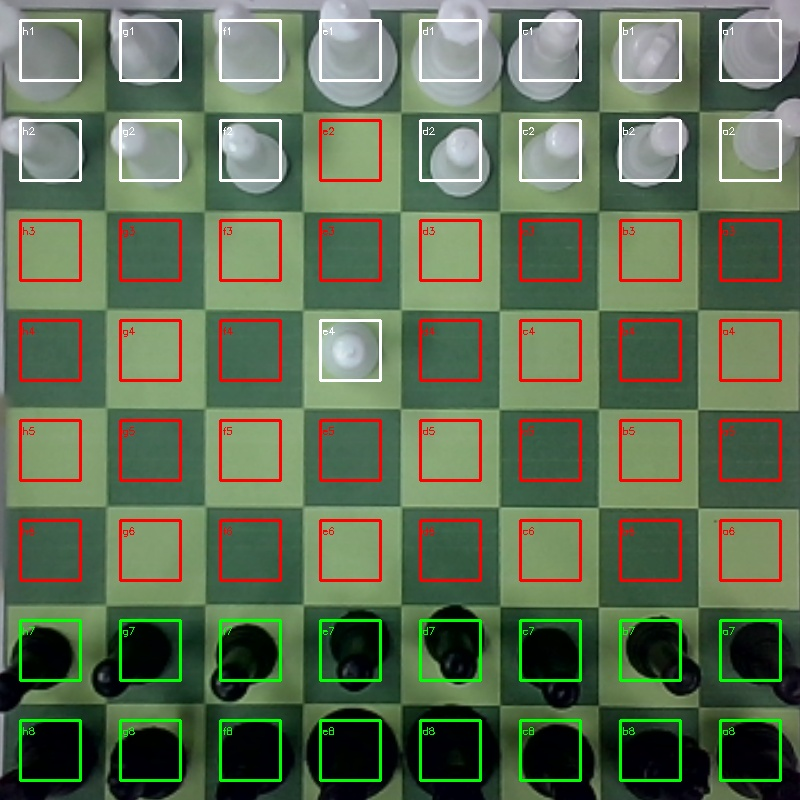
#> input picture chess_debug/move_001_detection.jpg, 800 x 800 px, given in place of the camera
$ python piece_detection_BW.py
#> lines starting #> are read from the running program, lines starting #| are printed output that depends on the picture; after the words box and inside, x2 and y2 are one past the last pixel; in counts of white or black regions, pixels touching at a corner belong together
import cv2
import numpy as np
H = np.load("H.npy")
#> (reads H.npy from the repository)
print(H)
cap = cv2.VideoCapture(0)
print("Current brightness:", cap.get(cv2.CAP_PROP_BRIGHTNESS))
# cap.set(cv2.CAP_PROP_AUTO_EXPOSURE, -50)
# # cap.set(cv2.CAP_PROP_EXPOSURE, -6)
# # cap.set(cv2.CAP_PROP_AUTO_WB, 0)
cap.set(cv2.CAP_PROP_BRIGHTNESS, -30)
print("New brightness:", cap.get(cv2.CAP_PROP_BRIGHTNESS))
SIZE = 800
CELL = SIZE // 8
# scale reference logic
DETECT_SIZE = int(CELL * 0.6)
OFFSET = (CELL - DETECT_SIZE) // 2
def grid_to_fen(grid):
    fen = ""
    for r in range(8):
        empty = 0
        for c in range(8):
            val = grid[r][c]
            if val == 0:
                empty += 1
            else:
                if empty > 0:
                    fen += str(empty)
                    empty = 0
                if val == 1:
                    fen += "P"   # white
                elif val == 2:
                    fen += "p"   # black
        if empty > 0:
            fen += str(empty)
        if r != 7:
            fen += "/"
    return fen
while True:
    ret, frame = cap.read()
#> frame is the input picture: shape (800, 800, 3); mean B, G, R 84.7, 111.1, 95.9
    if not ret:
        print("Camera error")
        break
    warped = cv2.warpPerspective(frame, H, (SIZE, SIZE))
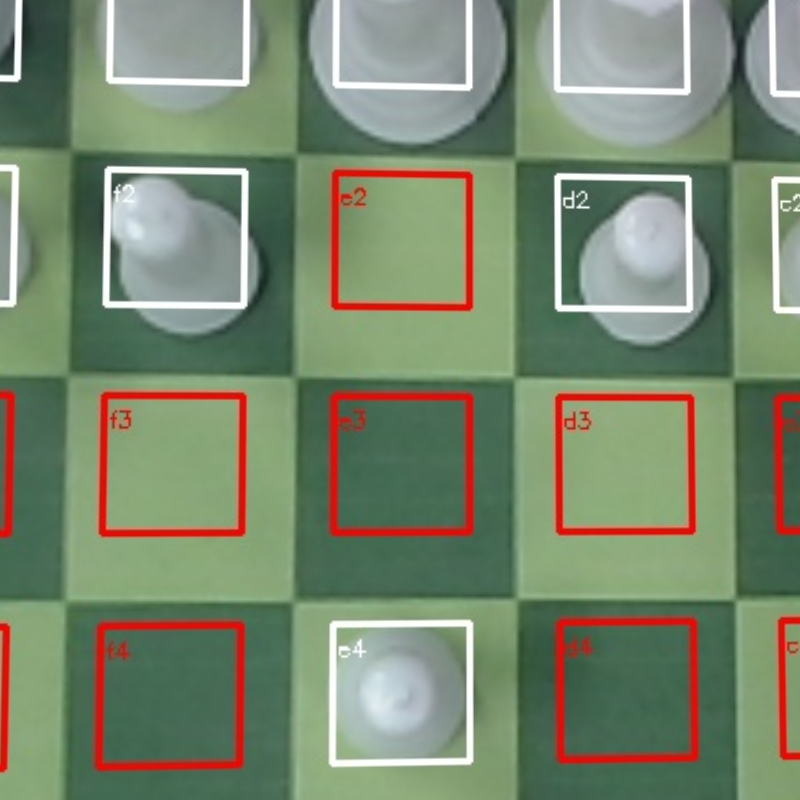
#> warped: shape (800, 800, 3); mean B, G, R 110.4, 135.4, 121.4
    hsv = cv2.cvtColor(warped, cv2.COLOR_BGR2HSV)
#> hsv: shape (800, 800, 3); mean H, S, V 60.1, 71.6, 145
    value_channel = hsv[:,:,2]   # brightness channel
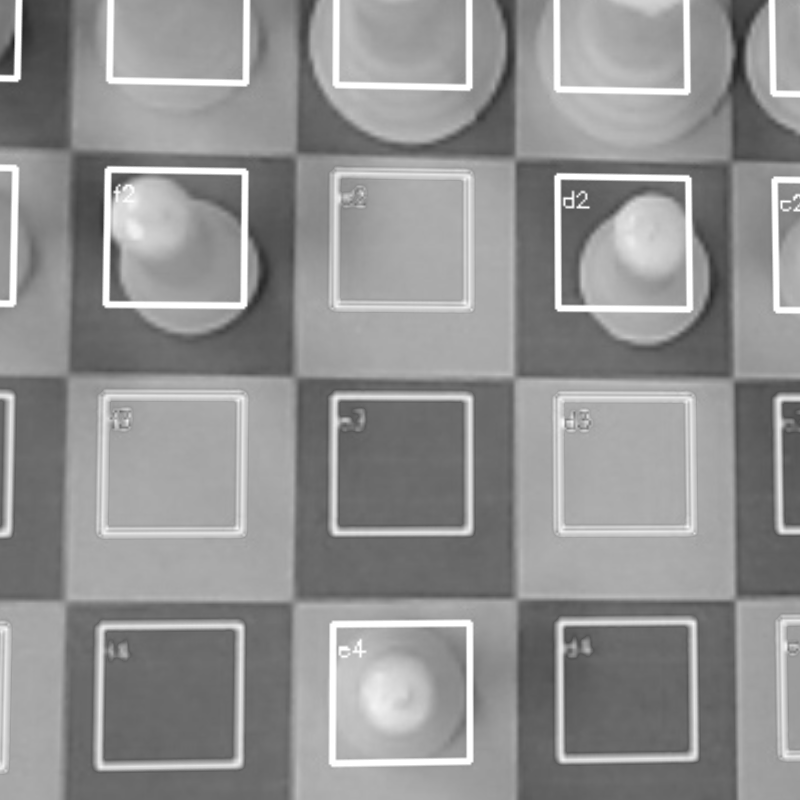
#> value_channel: shape (800, 800); min 33, max 255, mean 145
    debug = warped.copy()
    grid = np.zeros((8,8), dtype=int)
    for r in range(8):
        for c in range(8):
            x_start = c * CELL + OFFSET
            y_start = r * CELL + OFFSET
            square = hsv[
                y_start:y_start + DETECT_SIZE,
                x_start:x_start + DETECT_SIZE
            ]
            # GREEN DETECTION (IMPORTANT)
            mask = cv2.inRange(
                square,
                np.array([30,20,20]),
                np.array([95, 255, 255])
            )
            not_green = cv2.bitwise_not(mask)
            piece_pixels = cv2.countNonZero(not_green)
            total_pixels = square.shape[0] * square.shape[1]
            threshold = piece_pixels / total_pixels
            print(f"Square ({r},{c}) threshold: {threshold:.3f}")
            # STRICT THRESHOLD (REFERENCE STYLE)
            if threshold > 0.3:
                # get brightness values of this square
                value_square = value_channel[
                    y_start:y_start + DETECT_SIZE,
                    x_start:x_start + DETECT_SIZE
                ]
                # only consider piece pixels
                piece_mask = not_green > 0
                if np.any(piece_mask):
                    mean_val = np.mean(value_square[piece_mask])
                    print(mean_val)
                    # 🎯 classify
                    if mean_val > 100:
                        grid[r][c] = 1   # white piece
                        color = (255,255,255)   # white box
                    else:
                        grid[r][c] = 2   # black piece
                        color = (0,255,0)       # green box
                else:
                    grid[r][c] = 0
                    color = (0,0,255)
            else:
                grid[r][c] = 0
                color = (0,0,255)
            # 🔥 DRAW SMALL DETECTION BOX (THIS WAS MISSING)
            cv2.rectangle(debug,
                        (x_start, y_start),
                        (x_start + DETECT_SIZE, y_start + DETECT_SIZE),
                        color, 2)
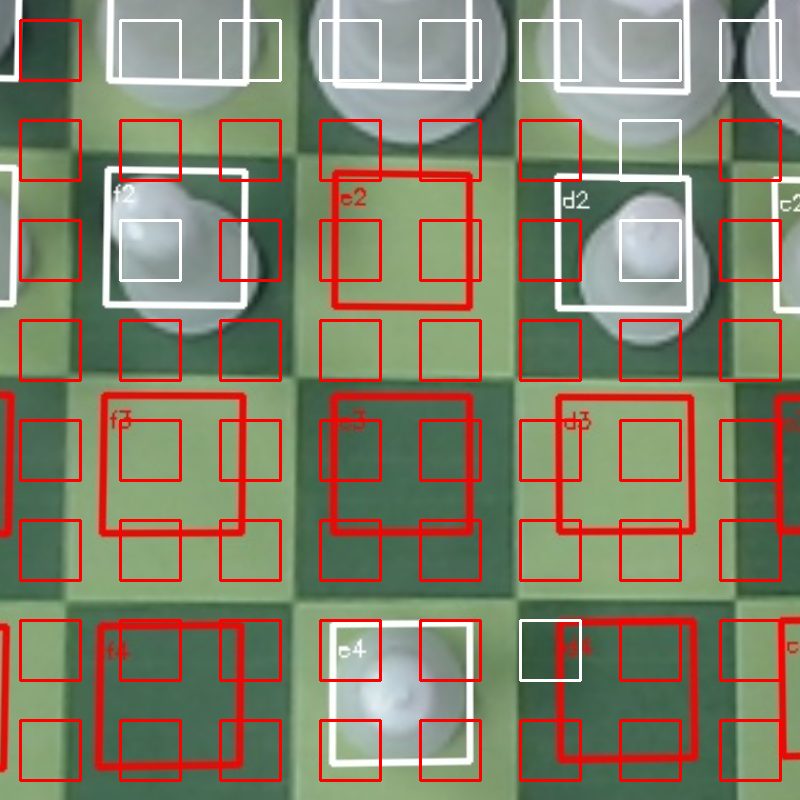
#> debug: shape (800, 800, 3); 7.16% of pixels changed, all inside (x1, y1, x2, y2) = (19, 19, 782, 782)
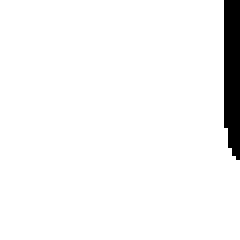
#> mask: shape (60, 60) (shown 4 times larger); 95.9% white; 1 black region, box (x1, y1, x2, y2) and area: (56, 0, 60, 40) 148
#> not_green: shape (60, 60); 4.1% white; 1 white region, box (x1, y1, x2, y2) and area: (56, 0, 60, 40) 148
#> square: shape (60, 60, 3); mean H, S, V 54.1, 75.9, 143.8
    cv2.imwrite("debug_grid.jpg", debug)
    print(grid)
#| [[0 1 1 1 1 1 1 1]
#|  [0 0 0 0 0 0 1 0]
#|  [0 1 0 0 0 0 1 0]
#|  [0 0 0 0 0 0 0 0]
#|  [0 0 0 0 0 0 0 0]
#|  [0 0 0 0 0 0 0 0]
#|  [0 0 0 0 0 1 0 0]
#|  [0 0 0 0 0 0 0 0]]
    # 🔥 FEN GENERATION
    fen = grid_to_fen(grid)
#> after the loop in grid_to_fen, `for r in range(8):`: fen = '1PPPPPPP/6P1/1P4P1/8/8/8/5P2/8'
#> fen = '1PPPPPPP/6P1/1P4P1/8/8/8/5P2/8'
    # full FEN (engine format)
    full_fen = fen + " w - - 0 1"
#> full_fen = '1PPPPPPP/6P1/1P4P1/8/8/8/5P2/8 w - - 0 1'
    print("FEN:", full_fen)
#| FEN: 1PPPPPPP/6P1/1P4P1/8/8/8/5P2/8 w - - 0 1
    # optional: save last FEN (debug)
    with open("fen.txt", "w") as f:
        f.write(full_fen)
    break
cap.release()
